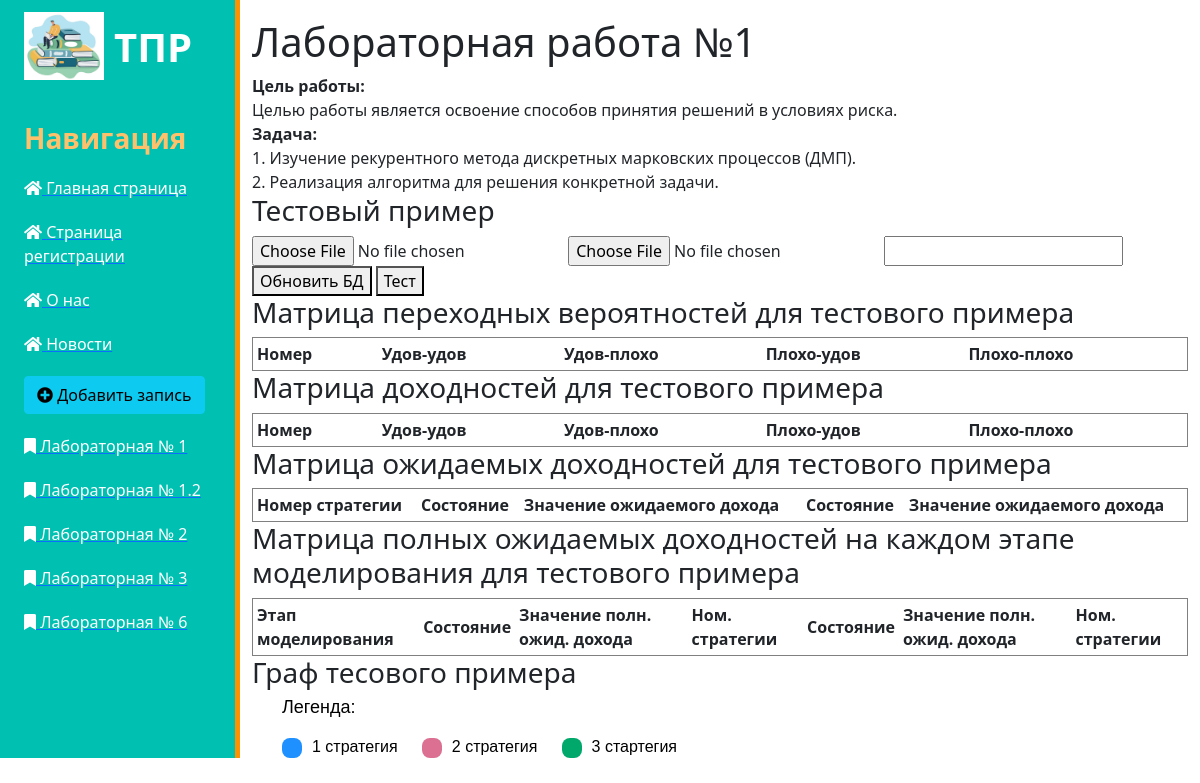
Page /tpr1 on the earlier database version.
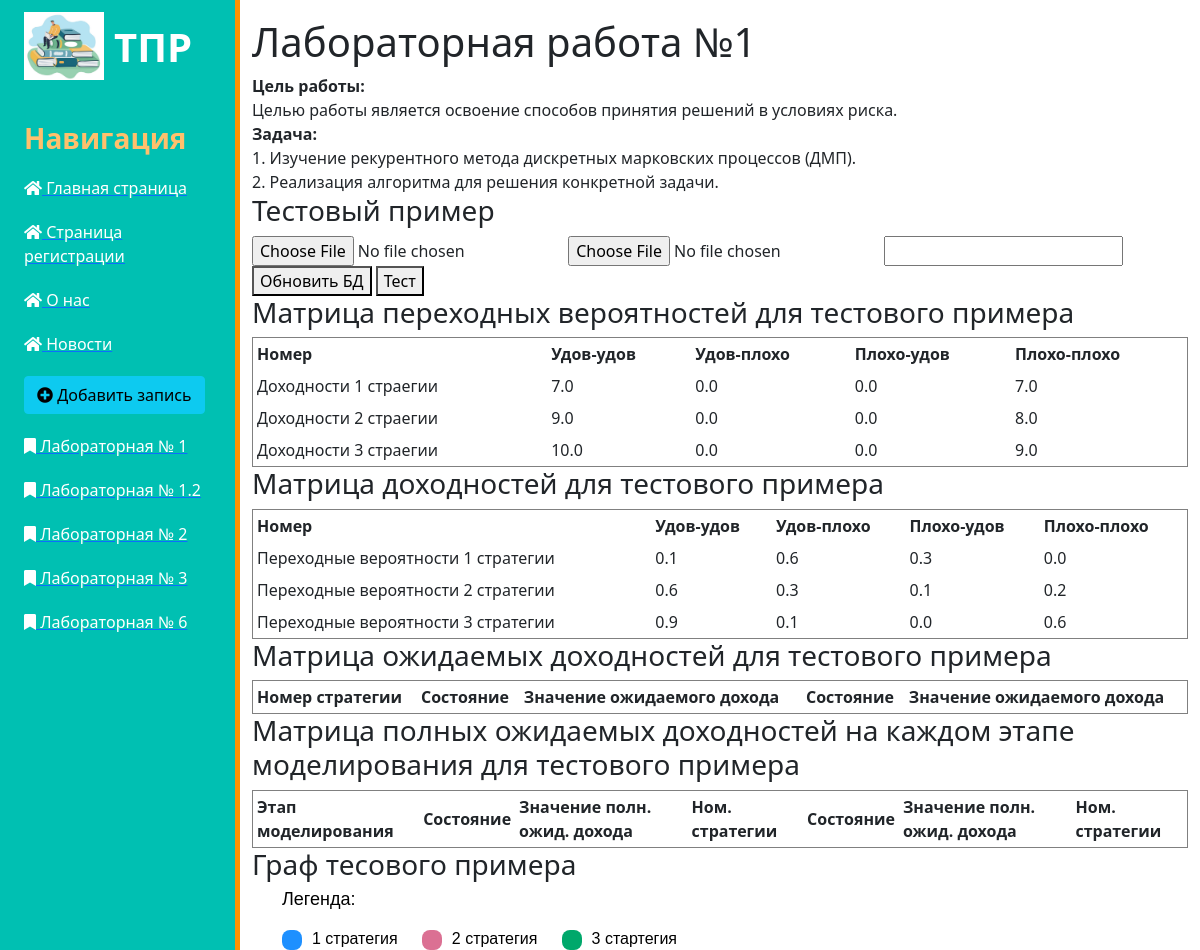
Same page on the later database version.
### main/models.py (models this page shows)
class TprLab1Strategy(models.Model):
    numStrategy = models.CharField(max_length=30, null=True)
    good_good = models.FloatField(null=True)
    good_bad = models.FloatField(null=True)
    bad_good = models.FloatField(null=True)
    bad_bad =  models.FloatField(null=True)
    def __str__(self):
            return str(self.numStrategy)

class TprLab1Dohod(models.Model):
    numDohod = models.CharField(max_length=30, null=True)
    good_good = models.FloatField(null=True)
    good_bad = models.FloatField(null=True)
    bad_good = models.FloatField(null=True)
    bad_bad =  models.FloatField(null=True)
    def __str__(self):
            return str(self.numDohod)

### main/views.py (the view, shortened to what this page needs)
# urls.py: path('tpr1', views.tpr1_upload, name='tpr1'),
def tpr1_upload(request):
    strategys = TprLab1Strategy.objects.all()
    dohods = TprLab1Dohod.objects.all()
    return render(request, 'main/tpr/tpr1.html', {'strats' : strategys, 'dohods': dohods},)

### main/templates/main/tpr/tpr1.html (shortened to what this page needs)
{% extends 'main/layout.html' %}
{% block subject %}ТПР{% endblock %}
{% block labs %}{% include 'main/tpr/tprlabsLinks.html' %}{% endblock %}
{% block script %}
<link rel="stylesheet" href="../static/main/css/tpr2.css" type="text/css">
{% endblock %}
{% block content %}
    <div class="row">
        <h1>Лабораторная работа №1</h1>
        <div class="col-1-4" id="tpr1Goal">Цель работы:</div>
        <div class="col-3-4">Целью работы является освоение способов принятия решений в условиях риска.</div>
        <div class="col-1-4" id="tpr1Task">Задача:</div>
        <div class="col-3-4">1. Изучение рекурентного метода дискретных марковских процессов (ДМП).</div>
        <div class="col-3-4">2. Реализация алгоритма для решения конкретной задачи.</div>
        <form method="post" enctype="multipart/form-data">
            <h3>Тестовый пример</h3>
            <input type="file" name="myfileStrategy">
            <input type="file" name="myfileDohods">
            <input id="numberOfModeling" type="text">
            <button type="submit" id="buttonUpload">Обновить БД</button>
            <button type="button" id="calculateGraph" onclick="calculateGraph1()">Тест</button>
            <h3>Матрица переходных вероятностей для тестового примера</h3>
            <table id="tableStrategys" style="width:100%", border="1", cellpadding="4" cellspacing="0">
                <tr>
                    <th>Номер</th><th>Удов-удов</th><th>Удов-плохо</th><th>Плохо-удов</th><th>Плохо-плохо</th>
                </tr>
                {% for strat in strats %}
                    <tr>
                        <td>{{strat}}</td>
                        <td>{{strat.good_good}}</td>
                        <td>{{strat.good_bad}}</td>
                        <td>{{strat.bad_good}}</td>
                        <td>{{strat.bad_bad}}</td>
                    </tr>
                {% endfor %}
            </table>
            <h3>Матрица доходностей для тестового примера</h3>
            <table id="tableDohods" style="width:100%", border="1", cellpadding="4" cellspacing="0">
                <tr>
                    <th>Номер</th><th>Удов-удов</th><th>Удов-плохо</th><th>Плохо-удов</th><th>Плохо-плохо</th>
                </tr>
                {% for dohod in dohods %}
                    <tr>
                        <td>{{dohod}}</td>
                        <td>{{dohod.good_good}}</td>
                        <td>{{dohod.good_bad}}</td>
                        <td>{{dohod.bad_good}}</td>
                        <td>{{dohod.bad_bad}}</td>
                    </tr>
                {% endfor %}
            </table>
            <h3>Матрица ожидаемых доходностей для тестового примера</h3>
            <table id="tableMatrixOjidDohods" style="width:100%", border="1", cellpadding="4" cellspacing="0">
                <tr>
                    <th>Номер стратегии</th><th>Состояние</th><th>Значение ожидаемого дохода</th><th>Состояние</th><th>Значение ожидаемого дохода</th>
                </tr>
            </table>
            <h3>Матрица полных ожидаемых доходностей на каждом этапе моделирования для тестового примера</h3>
            <table id="tableMatrixPolnOjidDohods" style="width:100%", border="1", cellpadding="4" cellspacing="0">
                <tr>
                    <th>Этап моделирования</th><th>Состояние</th><th>Значение полн. ожид. дохода</th><th>Ном. стратегии</th><th>Состояние</th><th>Значение полн. ожид. дохода</th><th>Ном. стратегии</th>
                </tr>
            </table>
            <h3>Граф тесового примера</h3>
            <div id="canvas">
                <div class="legend">
                    <p class="title">Легенда:</p>
                    <ul class="caption-list">
                      <li class="caption-item">1 стратегия</li>
                      <li class="caption-item">2 стратегия</li>
                      <li class="caption-item">3 стартегия</li>
                    </ul>
                  </div>
            </div>
        </form>
    </div>
{% endblock %}

### main/templates/main/layout.html (shortened to what this page needs)
{% load static %}
<!DOCTYPE html>
<html lang="en">
<head>
    <link rel="stylesheet" href="https://cdn.jsdelivr.net/npm/bootstrap@5.1.3/dist/css/bootstrap.min.css">
    <link rel="stylesheet" href="https://use.fontawesome.com/releases/v5.8.2/css/all.css">
    <link rel="stylesheet" href="{% static 'main/css/main.css' %}" type="text/css">
    <link rel="stylesheet" href="{% static 'main/css/aside.css' %}" type="text/css">
    {% block script %}{% endblock %}
</head>
<body>
    <div class="wrapper">
        <div class="row" style="padding: 0; margin: 0;">
            <div class="col-sm-2 sidebar">
                <aside>
                    <img src="{% static 'main/img/icon.jpg' %}" alt="Лого">
                    <span class="logo">{% block subject %}{% endblock %}</span>
                    <h3>Навигация</h3>
                    <ul>
                        {% block labs %}{% endblock %}
                    </ul>
                </aside>
            </div>
            <div class="col-sm-12">
                <main>
                    {% block content %}
                    {% endblock %}
                </main>
            </div>
        </div>
    </div>
</body>
</html>

### main/templates/main/tpr/tprlabsLinks.html
            <a href="{% url 'main_ais' %}"><li><i class="fa fa-home" aria-hidden="true"></i></i>  Главная страница</li></a>
            <a href="{% url 'register' %}"><li><i class="fa fa-home" aria-hidden="true"></i></i>  Страница регистрации</li></a>
            <a href="{% url 'about' %}"><li><i class="fa fa-home" aria-hidden="true"></i></i>  О нас</li></a>
            <a href="{% url 'news_home' %}"><li><i class="fa fa-home" aria-hidden="true"></i></i>  Новости</li></a>
            <a href="{% url 'create' %}"><li><button class="btn btn-info"><i class="fas fa-plus-circle"></i></i>  Добавить запись</button></li></a>
            <a href="{% url 'tpr1' %}"><li><i class="fas fa-bookmark"></i> Лабораторная № 1</li></a>
            <a href="{% url 'tpr2' %}"><li><i class="fas fa-bookmark"></i> Лабораторная № 1.2</li></a>
            <a href="{% url 'tpr3' %}"><li><i class="fas fa-bookmark"></i> Лабораторная № 2</li></a>
            <a href="{% url 'tpr4' %}"><li><i class="fas fa-bookmark"></i> Лабораторная № 3</li></a>
            <a href="{% url 'tpr5' %}"><li><i class="fas fa-bookmark"></i> Лабораторная № 6</li></a>

### main/static/main/css/main.css (style rules this page uses)
.col-sm-12 { display: table-cell; height: 100%; background: #fff; width: 80%; padding: 0; }
main { top: 0; }
.wrapper { min-height:100%;position:relative; }
.wrapper .row { display: table; width: 100%; margin: 0; padding: 0; }

### main/static/main/css/aside.css (style rules this page uses)
.col-sm-2 { display: table-cell; height: 100%; background: #00C0B2; width: 20%; padding: 1%; color: #fff; border-right: 5px solid #FF9200; padding-left: 2%; }
aside img { width: 80px; float: left; }
aside .logo { font-size: 40px; margin-left: 10px; font-weight: bolder; position: relative; top: 5px; }
aside h3 { margin-top: 50px; color: #FFC06C; font-weight: bold; }
aside ul { list-style: none; padding-left: 0px; }
aside ul li { color: #fff; display: block; margin-top: 20px; transition: transform .6s ease; }

### main/static/main/css/tpr2.css (style rules this page uses)
#tpr1Goal, #tpr1Task { font-weight:bolder; }
.legend { max-width: 100%; margin-left: 30px; }
.title { font-family: "Verdana", sans-serif; font-size: 18px; line-height: 21px; color: #000000; }
.caption-list { margin: 0; padding: 0; list-style: none; }
.caption-item { position: relative; margin-right: 20px; padding-left: 30px; display:inline; font-family: "Verdana", sans-serif; font-size: 16px; line-height: 18px; color: #000000; cursor: pointer; }
.caption-item::before { content: ""; position: absolute; top: 0; left: 0; width: 20px; height: 20px; border-radius: 8px; }
.caption-item:nth-child(1)::before { background-color: #1e90ff; }
.caption-item:nth-child(2)::before { background-color: #db7093; }
.caption-item:nth-child(3)::before { background-color: #00a86b; }

Differences in the rows shown:
added TprLab1Strategy: numStrategy "Доходности 1 страегии", good_good "7.0", good_bad "0.0", bad_good "0.0", bad_bad "7.0"
added TprLab1Strategy: numStrategy "Доходности 2 страегии", good_good "9.0", good_bad "0.0", bad_good "0.0", bad_bad "8.0"
added TprLab1Strategy: numStrategy "Доходности 3 страегии", good_good "10.0", good_bad "0.0", bad_good "0.0", bad_bad "9.0"
added TprLab1Dohod: numDohod "Переходные вероятности 1 стратегии", good_good "0.1", good_bad "0.6", bad_good "0.3", bad_bad "0.0"
added TprLab1Dohod: numDohod "Переходные вероятности 2 стратегии", good_good "0.6", good_bad "0.3", bad_good "0.1", bad_bad "0.2"
added TprLab1Dohod: numDohod "Переходные вероятности 3 стратегии", good_good "0.9", good_bad "0.1", bad_good "0.0", bad_bad "0.6"
